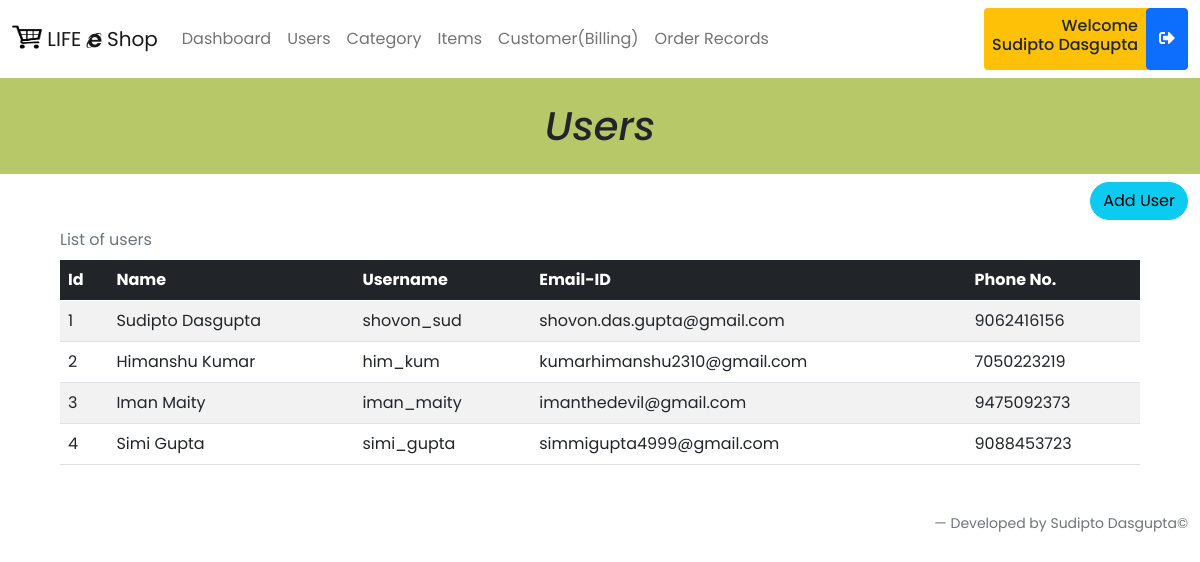
Screenshot of /lib/management/users.php (signed in) with the database file from the repository.
### tables this page shows
CREATE TABLE `user` (
  `id` int(11) NOT NULL,
  `first_name` varchar(255) NOT NULL,
  `last_name` varchar(255) NOT NULL,
  `email_id` varchar(255) NOT NULL,
  `phone` varchar(10) NOT NULL,
  `username` varchar(255) NOT NULL,
  `password` varchar(255) NOT NULL
);

### lib/management/users.php (the view, shortened to what this page needs)
<?php
require_once "management_panel.php";
?>
<!DOCTYPE html>
<head>
</head>
<body>
    <h1 class="text-center p-4" style="background-color:#B6C867"><i>Users</i></h1>
    <div class="container-fluid">
        <div class="text-end">
            <a class="btn btn-info rounded-pill" href="../management/register.php">Add
                User</a>
        </div>
        <div class="px-md-5">
            <div class="table-responsive">
                <table class="table table-striped caption-top align-middle">
                    <caption>List of users</caption>
                    <thead class="table-dark">
                        <tr>
                            <th scope="col">Id</th>
                            <th scope="col">Name</th>
                            <th scope="col">Username</th>
                            <th scope="col">Email-ID</th>
                            <th scope="col">Phone No.</th>
                        </tr>
                    </thead>
                    <tbody>
                        <?php
$sql = "SELECT * FROM user";
$result = $db_conn->query($sql);
if ($result->num_rows > 0) {
    while ($row = $result->fetch_assoc()) {
        echo "<tr><td>" . $row["id"] . "</td><td>" . $row["first_name"] . " " . $row["last_name"] . "</td><td>" . $row["username"] . "</td><td>" . $row["email_id"] . "</td><td>" . $row["phone"] . "</td></tr>";
    }
} else {echo "0 results";}
?>
                    </tbody>
                </table>
            </div>
        </div>
        <?php
require_once "footer.php";?>
    </div>
</body>
</html>

### assets/style/style.css (style rules this page uses)
* { font-family: 'Poppins', sans-serif; }
th { position: sticky; top: 0; }

### rows the page displays
user: id "1", first_name "Sudipto", last_name "Dasgupta", username "shovon_sud", email "shovon.das.gupta@gmail.com", phone "9062416156"
user: id "2", first_name "Himanshu", last_name "Kumar", username "him_kum", email "kumarhimanshu2310@gmail.com", phone "7050223219"
user: id "3", first_name "Iman", last_name "Maity", username "iman_maity", email "imanthedevil@gmail.com", phone "9475092373"
user: id "4", first_name "Simi", last_name "Gupta", username "simi_gupta", email "simmigupta4999@gmail.com", phone "9088453723"

### other values shown
$_SESSION['name'] "Sudipto Dasgupta"
